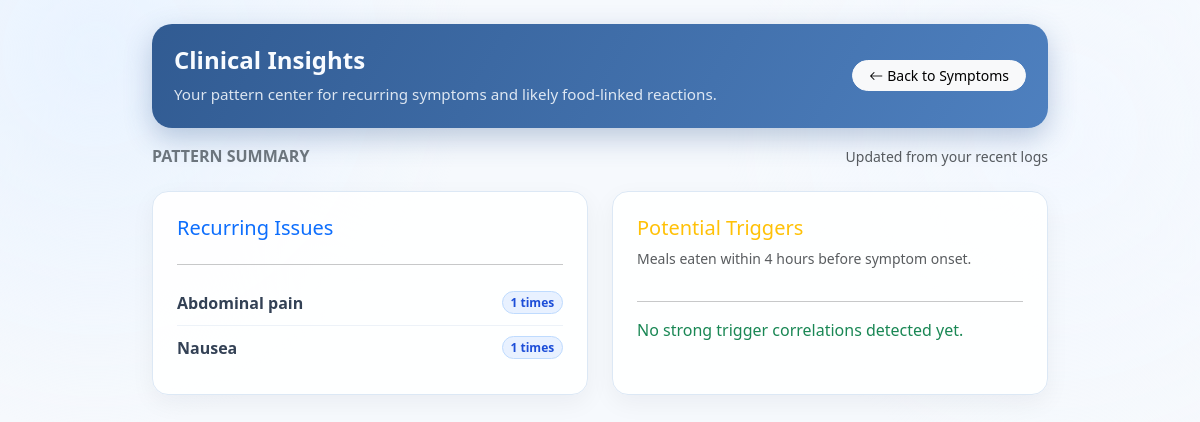
Page /insights (signed in) on the committed database.
### tables this page shows
CREATE TABLE symptoms (
            id INTEGER PRIMARY KEY AUTOINCREMENT,
            user_id INTEGER,
            symptom TEXT,
            severity TEXT,
            note TEXT,
            timestamp DATETIME DEFAULT CURRENT_TIMESTAMP,
            FOREIGN KEY(user_id) REFERENCES users(id)
        );

### app.py (the view)
@app.route("/insights")
def insights():
    if not is_logged_in(): return redirect(url_for("login"))
    with get_db() as conn:
        uid = session["user_id"]
        frequency = conn.execute(
            "SELECT symptom, COUNT(*) AS count FROM symptoms WHERE user_id = ? GROUP BY LOWER(symptom) ORDER BY count DESC, LOWER(symptom) ASC LIMIT 10",
            (uid,)
        ).fetchall()
        correlations = conn.execute(
            """
            SELECT s.symptom, f.food_name
            FROM symptoms s
            JOIN food_logs f
              ON s.user_id = f.user_id
             AND julianday(s.timestamp) - julianday(f.timestamp) BETWEEN 0 AND 0.1667
            WHERE s.user_id = ?
            ORDER BY s.timestamp DESC
            LIMIT 8
            """,
            (uid,)
        ).fetchall()
    return render_template("insights.html", frequency=frequency, correlations=correlations)

### app.py (called while the page is built)
@contextmanager
def get_db():
    conn = sqlite3.connect(DB_PATH)
    conn.row_factory = sqlite3.Row
    try:
        yield conn
        conn.commit()
    except Exception as e:
        conn.rollback()
        logging.error(f"Database Error: {e}")
        raise
    finally:
        conn.close()

def is_logged_in():
    return "user_id" in session

### templates/insights.html (shortened to what this page needs)
<!DOCTYPE html>
<html lang="en">
<head>
    <link href="https://cdn.jsdelivr.net/npm/bootstrap@5.3.0/dist/css/bootstrap.min.css" rel="stylesheet">
    <link rel="stylesheet" href="https://cdn.jsdelivr.net/npm/bootstrap-icons@1.10.5/font/bootstrap-icons.css">
</head>
<body>
<div class="container py-4 container-wrap">
    <div class="hero fade-in">
        <div class="d-flex align-items-center justify-content-between gap-3 flex-wrap">
            <div>
                <h1 class="h4 fw-bold mb-2">Clinical Insights</h1>
                <p>Your pattern center for recurring symptoms and likely food-linked reactions.</p>
            </div>
            <a href="/view_symptoms" class="btn btn-light btn-sm rounded-pill px-3">
                <i class="bi bi-arrow-left me-1"></i>Back to Symptoms
            </a>
        </div>
    </div>
    <div class="d-flex align-items-center justify-content-between mb-4">
        <h2 class="h6 text-uppercase fw-bold text-secondary mb-0">Pattern Summary</h2>
        <span class="small text-muted">Updated from your recent logs</span>
    </div>
    <div class="row">
        <div class="col-md-6 mb-4">
            <div class="card p-4 h-100 fade-in">
                <h3 class="h5 text-primary">Recurring Issues</h3>
                <hr>
                {% if frequency %}
                    {% for item in frequency %}
                    <div class="row-item">
                        <span class="freq-name">{{ item.symptom }}</span>
                        <span class="badge rounded-pill freq-count">{{ item.count }} times</span>
                    </div>
                    {% endfor %}
                {% else %}
                    <p class="text-muted">Keep logging symptoms to unlock recurring pattern detection.</p>
                {% endif %}
            </div>
        </div>
        <div class="col-md-6 mb-4">
            <div class="card p-4 h-100 fade-in">
                <h3 class="h5 text-warning">Potential Triggers</h3>
                <p class="small text-muted">Meals eaten within 4 hours before symptom onset.</p>
                <hr>
                {% if correlations %}
                    {% for report in correlations %}
                    <div class="trigger-item">
                        <strong>{{ report.symptom }}</strong> occurred after eating <strong>{{ report.food_name }}</strong>.
                    </div>
                    {% endfor %}
                {% else %}
                    <p class="text-success">No strong trigger correlations detected yet.</p>
                {% endif %}
            </div>
        </div>
    </div>
</div>
</body>
</html>

### templates/insights.html (style rules this page uses)
body { background: radial-gradient(circle at 8% 12%, #e9f3ff 0%, transparent 32%), radial-gradient(circle at 88% 30%, #f3f8ff 0%, transparent 30%), #f6f9fd; font-family: 'Segoe UI', sans-serif; color: #0f172a; }
.container-wrap { max-width: 920px; }
.hero { background: linear-gradient(120deg, #315b92 0%, #4e80bf 100%); border-radius: 20px; color: #f8fbff; padding: 22px; margin-bottom: 18px; box-shadow: 0 10px 28px rgba(49, 91, 146, 0.3); }
.hero p { color: rgba(248, 251, 255, 0.86); margin-bottom: 0; font-size: 0.95rem; }
.card { border-radius: 16px; border: 1px solid #dce8f5; box-shadow: 0 8px 24px rgba(15, 23, 42, 0.05); background: rgba(255, 255, 255, 0.94); }
.row-item { display: flex; align-items: center; justify-content: space-between; border-bottom: 1px solid #edf2f8; padding: 10px 0; }
.row-item:last-child { border-bottom: 0; }
.freq-name { font-weight: 600; color: #334155; }
.freq-count { background: #e8f1ff; color: #1d4ed8; border: 1px solid #bfdbfe; }
.fade-in { animation: fadeUp 0.4s ease-out; }

### rows in the picture
symptoms: symptom "Abdominal pain", count "1"
symptoms: symptom "Nausea", count "1"
